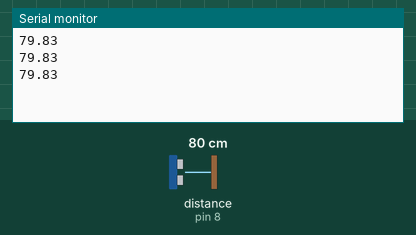
Recording of a sketch running on a simulated Arduino Uno, built with avr-gcc and run on an emulated ATmega328P. On the bench: the last lines printed to the serial monitor. Wiring (inferred from the names in the program): ultrasonic range finder: trigger pin 11; echo pin 8. The test bench sets the inputs (shaded band); at power-on: distance to the obstacle (sensor on pin 8) 80 cm. The echo pulse lasts 58.3 µs per cm.

Above: at 1.8 s.
1.9 s: distance to the obstacle (sensor on pin 8) set to 2 cm
At 2.4 s:
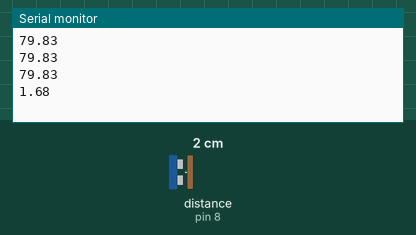
3.4 s: distance to the obstacle (sensor on pin 8) set to 4 cm
At 3.9 s:
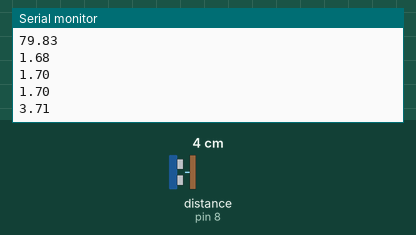
Timing chart, 0 to 6.4 s (numbered marks = the images above; inputs shaded):
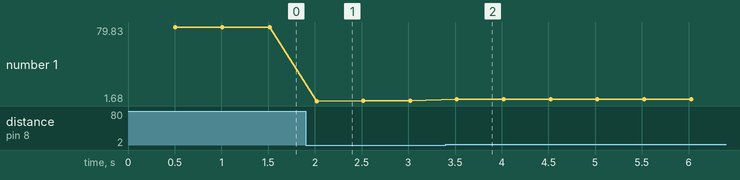

The sketch:

Ultrasonic_Ranging.ino
```cpp
float distance;
int trig = 11;
int echo = 8;

void setup() {
  // put your setup code here, to run once:
  Serial.begin(9600);
  pinMode(trig,OUTPUT);
  pinMode(echo,INPUT);
}

void loop() {
  // put your main code here, to run repeatedly:
  delay(500);

  distance = getDistance(trig,echo);

  Serial.println(distance);
}

float getDistance(int trigPin,int echoPin){
  float distance,receiveTime;
  digitalWrite(trigPin,1);
  delayMicroseconds(10);
  digitalWrite(trigPin,0);

  receiveTime = pulseIn(echoPin,1);

  distance = (receiveTime/2)/29.1;

  return distance;
}
```

Measured:
- after the input at 1.9 s, the serial monitor: prints a new line after 0.12 s (image 1)
- after the input at 3.4 s, the serial monitor: prints a new line after 0.12 s (image 2)
- plotted number 1: 79.83 → 1.7 after the input at 1.9 s, 1.7 → 3.71 after the input at 3.4 s
